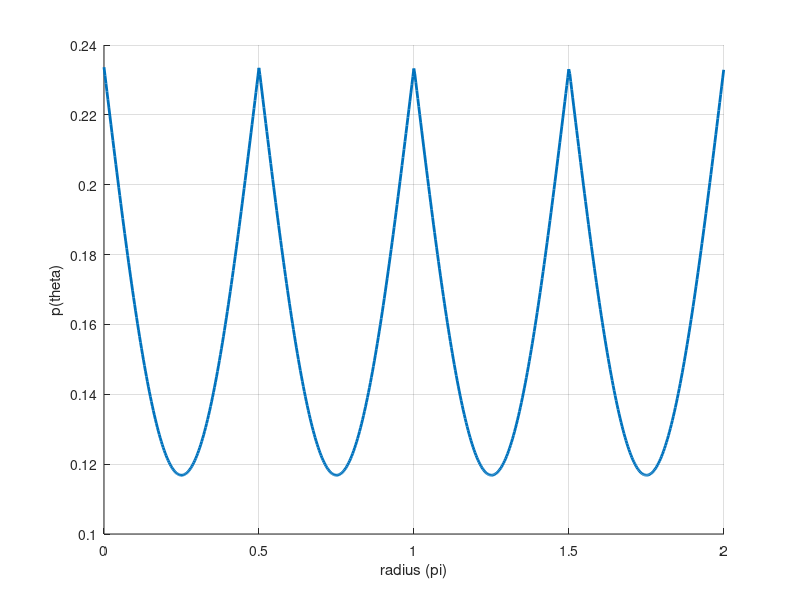

This figure's MATLAB source: (Note: this script raises an error after producing the figure.)
%% Define Prior
stepSize = 0.01; stmSpc = 0 : stepSize : 2 * pi;

scaling = 1;
prior = 2 - scaling * abs(sin(2 * stmSpc)); 
nrmConst = 1.0 / trapz(stmSpc, prior);
prior = prior * nrmConst;

figure; hold on;
priorDensity = @(support) (2 - scaling * abs(sin(2 * support))) * nrmConst;

plot(stmSpc / pi, priorDensity(stmSpc), 'LineWidth', 2); grid on;
xlabel('radius (pi)'); ylabel('p(theta)'); 

%% Estimator
kappa = 10;
[domain, probDnst] = estimatorCircular(priorDensity, kappa, 1.0 * pi);

figure;
plot(domain / pi * 180, probDnst, 'LineWidth', 2); grid on;

%% Calculate Bias
noiseLevels = 5;
thetas = 0.01 : 0.05 : 1.01 * pi;

figure; hold on;
for idx = 1 : length(noiseLevels)
    noiseLevel = noiseLevels(idx);
    estimates = arrayfun(@(theta) averageEstimate(priorDensity, noiseLevel, theta), thetas);
    bias = estimates - thetas;
    
    plot(thetas/pi, bias/pi*180, 'LineWidth', 2);
end
title('Bias, Homogeneous Noise');
xlabel('Orientation (pi)'); ylabel('Bias (deg)'); grid on;

function [meanEst] = averageEstimate(prior, noiseLevel, theta)
[ests, prob] = estimatorCircular(prior, noiseLevel, theta);

delta = 0.01;
unDomain = min(ests) : delta : max(ests);
probDnst = interp1(ests, prob, unDomain);

mass = probDnst * delta;

estimateSin = sum(mass .* sin(unDomain));
estimateCos = sum(mass .* cos(unDomain));
meanEst = atan(estimateSin / estimateCos);

if(estimateCos < 0)
    meanEst = meanEst + pi;
elseif(estimateCos > 0 && meanEst < 0)
    meanEst = meanEst + 2 * pi;
end

end
